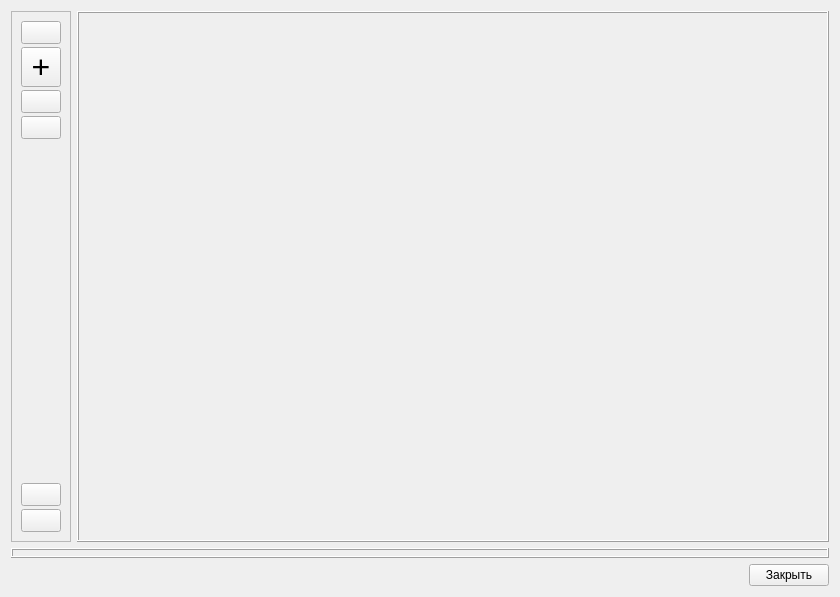
<?xml version="1.0" encoding="UTF-8"?>
<ui version="4.0">
 <class>MapWidgetTool</class>
 <widget class="QWidget" name="MapWidgetTool">
  <property name="geometry">
   <rect>
    <x>0</x>
    <y>0</y>
    <width>840</width>
    <height>597</height>
   </rect>
  </property>
  <property name="windowTitle">
   <string>Отображение карты местности</string>
  </property>
  <layout class="QVBoxLayout" name="verticalLayout_2">
   <item>
    <layout class="QHBoxLayout" name="horizontalLayout_3">
     <item>
      <widget class="QFrame" name="frame_3">
       <property name="sizePolicy">
        <sizepolicy hsizetype="Preferred" vsizetype="Minimum">
         <horstretch>0</horstretch>
         <verstretch>0</verstretch>
        </sizepolicy>
       </property>
       <property name="minimumSize">
        <size>
         <width>55</width>
         <height>520</height>
        </size>
       </property>
       <property name="frameShape">
        <enum>QFrame::StyledPanel</enum>
       </property>
       <property name="frameShadow">
        <enum>QFrame::Raised</enum>
       </property>
       <layout class="QVBoxLayout" name="verticalLayout_4">
        <item>
         <layout class="QVBoxLayout" name="tool_layout">
          <property name="spacing">
           <number>3</number>
          </property>
          <item>
           <widget class="QToolButton" name="optionButton">
            <property name="maximumSize">
             <size>
              <width>40</width>
              <height>40</height>
             </size>
            </property>
            <property name="toolTip">
             <string>Настройки</string>
            </property>
            <property name="text">
             <string/>
            </property>
            <property name="icon">
             <iconset>
              <normaloff>:/settings.png</normaloff>:/settings.png</iconset>
            </property>
           </widget>
          </item>
          <item>
           <widget class="QToolButton" name="addButton">
            <property name="maximumSize">
             <size>
              <width>40</width>
              <height>40</height>
             </size>
            </property>
            <property name="font">
             <font>
              <pointsize>24</pointsize>
             </font>
            </property>
            <property name="cursor">
             <cursorShape>PointingHandCursor</cursorShape>
            </property>
            <property name="toolTip">
             <string>Добавить объект</string>
            </property>
            <property name="text">
             <string>+</string>
            </property>
           </widget>
          </item>
          <item>
           <widget class="QToolButton" name="playButton">
            <property name="maximumSize">
             <size>
              <width>40</width>
              <height>40</height>
             </size>
            </property>
            <property name="toolTip">
             <string>Запустить движение объектов</string>
            </property>
            <property name="text">
             <string/>
            </property>
            <property name="icon">
             <iconset resource="qml.qrc">
              <normaloff>:/debug/play.png</normaloff>:/debug/play.png</iconset>
            </property>
           </widget>
          </item>
          <item>
           <widget class="QToolButton" name="stopButton">
            <property name="maximumSize">
             <size>
              <width>40</width>
              <height>40</height>
             </size>
            </property>
            <property name="toolTip">
             <string>Остановить движение</string>
            </property>
            <property name="text">
             <string/>
            </property>
            <property name="icon">
             <iconset resource="qml.qrc">
              <normaloff>:/debug/stop.png</normaloff>:/debug/stop.png</iconset>
            </property>
           </widget>
          </item>
         </layout>
        </item>
        <item>
         <layout class="QVBoxLayout" name="del_layout">
          <property name="spacing">
           <number>3</number>
          </property>
          <item>
           <spacer name="verticalSpacer">
            <property name="orientation">
             <enum>Qt::Vertical</enum>
            </property>
            <property name="sizeHint" stdset="0">
             <size>
              <width>20</width>
              <height>40</height>
             </size>
            </property>
           </spacer>
          </item>
          <item>
           <widget class="QToolButton" name="savemapButton">
            <property name="maximumSize">
             <size>
              <width>40</width>
              <height>40</height>
             </size>
            </property>
            <property name="toolTip">
             <string>Загрузить карту на диск</string>
            </property>
            <property name="text">
             <string/>
            </property>
            <property name="icon">
             <iconset resource="qml.qrc">
              <normaloff>:/debug/savemap.png</normaloff>:/debug/savemap.png</iconset>
            </property>
           </widget>
          </item>
          <item>
           <widget class="QToolButton" name="clearAllButton">
            <property name="maximumSize">
             <size>
              <width>40</width>
              <height>40</height>
             </size>
            </property>
            <property name="toolTip">
             <string>Удалить все объекты</string>
            </property>
            <property name="text">
             <string/>
            </property>
            <property name="icon">
             <iconset resource="qml.qrc">
              <normaloff>:/debug/clear_all.png</normaloff>:/debug/clear_all.png</iconset>
            </property>
           </widget>
          </item>
         </layout>
        </item>
       </layout>
      </widget>
     </item>
     <item>
      <widget class="QFrame" name="frame">
       <property name="sizePolicy">
        <sizepolicy hsizetype="Expanding" vsizetype="Expanding">
         <horstretch>0</horstretch>
         <verstretch>0</verstretch>
        </sizepolicy>
       </property>
       <property name="minimumSize">
        <size>
         <width>550</width>
         <height>0</height>
        </size>
       </property>
       <property name="frameShape">
        <enum>QFrame::Box</enum>
       </property>
       <property name="frameShadow">
        <enum>QFrame::Raised</enum>
       </property>
       <layout class="QGridLayout" name="gridLayout_2">
        <property name="leftMargin">
         <number>3</number>
        </property>
        <property name="topMargin">
         <number>3</number>
        </property>
        <property name="rightMargin">
         <number>3</number>
        </property>
        <property name="bottomMargin">
         <number>3</number>
        </property>
        <property name="spacing">
         <number>3</number>
        </property>
        <item row="0" column="0">
         <layout class="QHBoxLayout" name="qml_canvas_layout"/>
        </item>
       </layout>
      </widget>
     </item>
    </layout>
   </item>
   <item>
    <widget class="QFrame" name="frame_2">
     <property name="sizePolicy">
      <sizepolicy hsizetype="Preferred" vsizetype="Minimum">
       <horstretch>0</horstretch>
       <verstretch>0</verstretch>
      </sizepolicy>
     </property>
     <property name="frameShape">
      <enum>QFrame::Box</enum>
     </property>
     <property name="frameShadow">
      <enum>QFrame::Raised</enum>
     </property>
     <layout class="QHBoxLayout" name="horizontalLayout_2">
      <property name="spacing">
       <number>3</number>
      </property>
      <property name="leftMargin">
       <number>3</number>
      </property>
      <property name="topMargin">
       <number>3</number>
      </property>
      <property name="rightMargin">
       <number>3</number>
      </property>
      <property name="bottomMargin">
       <number>3</number>
      </property>
      <item>
       <layout class="QHBoxLayout" name="status_layout">
        <property name="spacing">
         <number>3</number>
        </property>
        <property name="sizeConstraint">
         <enum>QLayout::SetMinimumSize</enum>
        </property>
       </layout>
      </item>
     </layout>
    </widget>
   </item>
   <item>
    <layout class="QHBoxLayout" name="horizontalLayout">
     <item>
      <spacer name="horizontalSpacer">
       <property name="orientation">
        <enum>Qt::Horizontal</enum>
       </property>
       <property name="sizeHint" stdset="0">
        <size>
         <width>40</width>
         <height>20</height>
        </size>
       </property>
      </spacer>
     </item>
     <item>
      <widget class="QPushButton" name="closeButton">
       <property name="text">
        <string>Закрыть</string>
       </property>
      </widget>
     </item>
    </layout>
   </item>
  </layout>
 </widget>
 <resources>
  <include location="qml.qrc"/>
 </resources>
 <connections/>
</ui>
